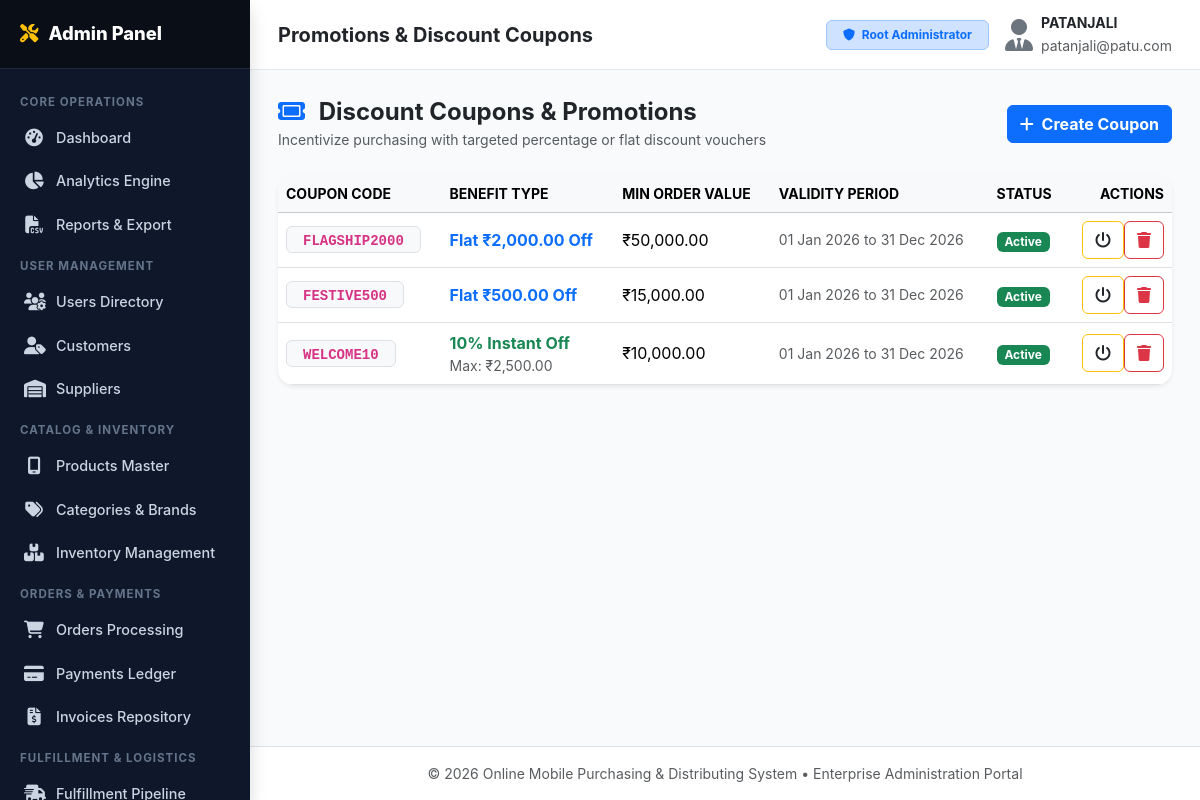
The app's page /admin/promotions.php (signed in) with its own data.
### tables this page shows
CREATE TABLE `promotions` (
  `promo_id` INT AUTO_INCREMENT PRIMARY KEY,
  `code` VARCHAR(50) NOT NULL UNIQUE,
  `discount_percent` INT NOT NULL DEFAULT 0,
  `discount_amount` DECIMAL(10,2) NOT NULL DEFAULT 0.00,
  `minimum_order` DECIMAL(10,2) NOT NULL DEFAULT 0.00,
  `max_discount` DECIMAL(10,2) NOT NULL DEFAULT 0.00,
  `valid_from` DATE NOT NULL,
  `valid_to` DATE NOT NULL,
  `is_active` TINYINT(1) DEFAULT 1,
  `created_at` DATETIME DEFAULT CURRENT_TIMESTAMP
);

### includes/functions.php (called while the page is built, shortened)
<?php
function format_inr($amount, $showDecimals = true) {
    $amount = (float)$amount;
    $negative = $amount < 0;
    $amount = abs($amount);
    $parts = explode('.', number_format($amount, 2, '.', ''));
    $intPart = $parts[0];
    $decPart = $parts[1];
    $len = strlen($intPart);
    if ($len > 3) {
        $lastThree = substr($intPart, -3);
        $remaining = substr($intPart, 0, -3);
        $groups = [];
        if ($remaining !== '') {
            $groups[] = $remaining;
        }
        $groups = array_reverse($groups);
        $formatted = implode(',', $groups) . ',' . $lastThree;
    } else {
        $formatted = $intPart;
    }
    $sym = (defined('APP_CURRENCY_SYMBOL') && is_string(APP_CURRENCY_SYMBOL)) ? APP_CURRENCY_SYMBOL : '₹';
    $result = $sym . ($negative ? '-' : '') . $formatted;
    if ($showDecimals) {
        $result .= '.' . $decPart;
    }
    return $result;
}

### admin/promotions.php (the view, shortened to what this page needs)
<?php
require_once dirname(__DIR__) . '/includes/functions.php';
require_once __DIR__ . '/header.php';
$db = get_db_connection();
$promos = $db->query("SELECT * FROM promotions ORDER BY promo_id DESC")->fetchAll();
?>
<div class="d-flex align-items-center justify-content-between mb-4">
    <div>
        <h4 class="fw-bold mb-0 text-dark"><i class="fa-solid fa-ticket text-primary me-2"></i> Discount Coupons &amp; Promotions</h4>
        <small class="text-muted">Incentivize purchasing with targeted percentage or flat discount vouchers</small>
    </div>
    <button class="btn btn-primary fw-bold" data-bs-toggle="modal" data-bs-target="#addPromoModal">
        <i class="fa-solid fa-plus me-1"></i> Create Coupon
    </button>
</div>
<div class="card border-0 shadow-sm rounded-4 overflow-hidden bg-white">
    <div class="card-body p-0">
        <div class="table-responsive">
            <table class="table table-hover align-middle mb-0">
                <thead class="table-light small text-uppercase">
                    <tr>
                        <th>Coupon Code</th>
                        <th>Benefit Type</th>
                        <th>Min Order Value</th>
                        <th>Validity Period</th>
                        <th>Status</th>
                        <th class="text-end">Actions</th>
                    </tr>
                </thead>
                <tbody>
                    <?php foreach ($promos as $p): ?>
                        <tr>
                            <td><span class="badge bg-light text-primary border fs-6 px-3 py-1"><code><?= htmlspecialchars($p['code']) ?></code></span></td>
                            <td>
                                <?php if ($p['discount_percent'] > 0): ?>
                                    <span class="fw-bold text-success"><?= $p['discount_percent'] ?>% Instant Off</span>
                                    <?php if ($p['max_discount'] > 0): ?>
                                        <div class="small text-muted">Max: <?= format_inr($p['max_discount']) ?></div>
                                    <?php endif; ?>
                                <?php else: ?>
                                    <span class="fw-bold text-primary">Flat <?= format_inr($p['discount_amount']) ?> Off</span>
                                <?php endif; ?>
                            </td>
                            <td><?= format_inr($p['minimum_order']) ?></td>
                            <td class="small text-muted">
                                <?= date('d M Y', strtotime($p['valid_from'])) ?> to <?= date('d M Y', strtotime($p['valid_to'])) ?>
                            </td>
                            <td>
                                <span class="badge bg-<?= $p['is_active'] ? 'success' : 'secondary' ?>">
                                    <?= $p['is_active'] ? 'Active' : 'Inactive' ?>
                                </span>
                            </td>
                            <td class="text-end">
                                <div class="btn-group btn-group-sm">
                                    <form method="POST" class="d-inline">
                                        <button type="submit" class="btn btn-outline-warning text-dark" title="Toggle Status">
                                            <i class="fa-solid fa-power-off"></i>
                                        </button>
                                    </form>
                                    <form method="POST" class="d-inline" onsubmit="return confirm('Delete this coupon?');">
                                        <button type="submit" class="btn btn-outline-danger" title="Delete">
                                            <i class="fa-solid fa-trash"></i>
                                        </button>
                                    </form>
                                </div>
                            </td>
                        </tr>
                    <?php endforeach; ?>
                </tbody>
            </table>
        </div>
    </div>
</div>
<?php require_once __DIR__ . '/footer.php'; ?>

### assets/css/admin.css (style rules this page uses)
:root { --admin-sidebar-width: 250px; --admin-primary: #1e40af; --admin-accent: #3b82f6; --admin-dark: #0f172a; --admin-bg: #f8fafc; --admin-card-bg: #ffffff; }
body.admin-body { background-color: var(--admin-bg); min-height: 100vh; display: flex; }

### assets/css/custom.css (style rules this page uses)
:root { --fk-blue: #2874f0; --fk-blue-dark: #1b5cbd; --fk-yellow: #ffe500; --fk-orange: #fb641b; --fk-green: #388e3c; --fk-dark: #212121; --fk-gray: #878787; --fk-light-gray: #f1f3f6; --fk-border: #e0e0e0; --fk-card-shadow: 0 2px 8px rgba(0, 0, 0, 0.06); --fk-hover-shadow: 0 8px 24px rgba(40, 116, 240, 0.12); }
body { font-family: -apple-system, BlinkMacSystemFont, "Segoe UI", Roboto, Helvetica, Arial, sans-serif; background-color: var(--fk-light-gray); color: var(--fk-dark); min-height: 100vh; display: flex; flex-direction: column; }

### records on screen
promotions: code "FLAGSHIP2000", discount_amount "₹2,000.00", minimum_order "₹50,000.00", valid_from "01 Jan 2026", valid_to "31 Dec 2026", is_active "Active"
promotions: code "FESTIVE500", discount_amount "₹500.00", minimum_order "₹15,000.00", valid_from "01 Jan 2026", valid_to "31 Dec 2026", is_active "Active"
promotions: code "WELCOME10", discount_percent "10", max_discount "₹2,500.00", minimum_order "₹10,000.00", valid_from "01 Jan 2026", valid_to "31 Dec 2026", is_active "Active"

### other values on screen
$pageTitle "Promotions & Discount Coupons"
$user['name'] "PATANJALI"
$user['email'] "patanjali@patu.com"
